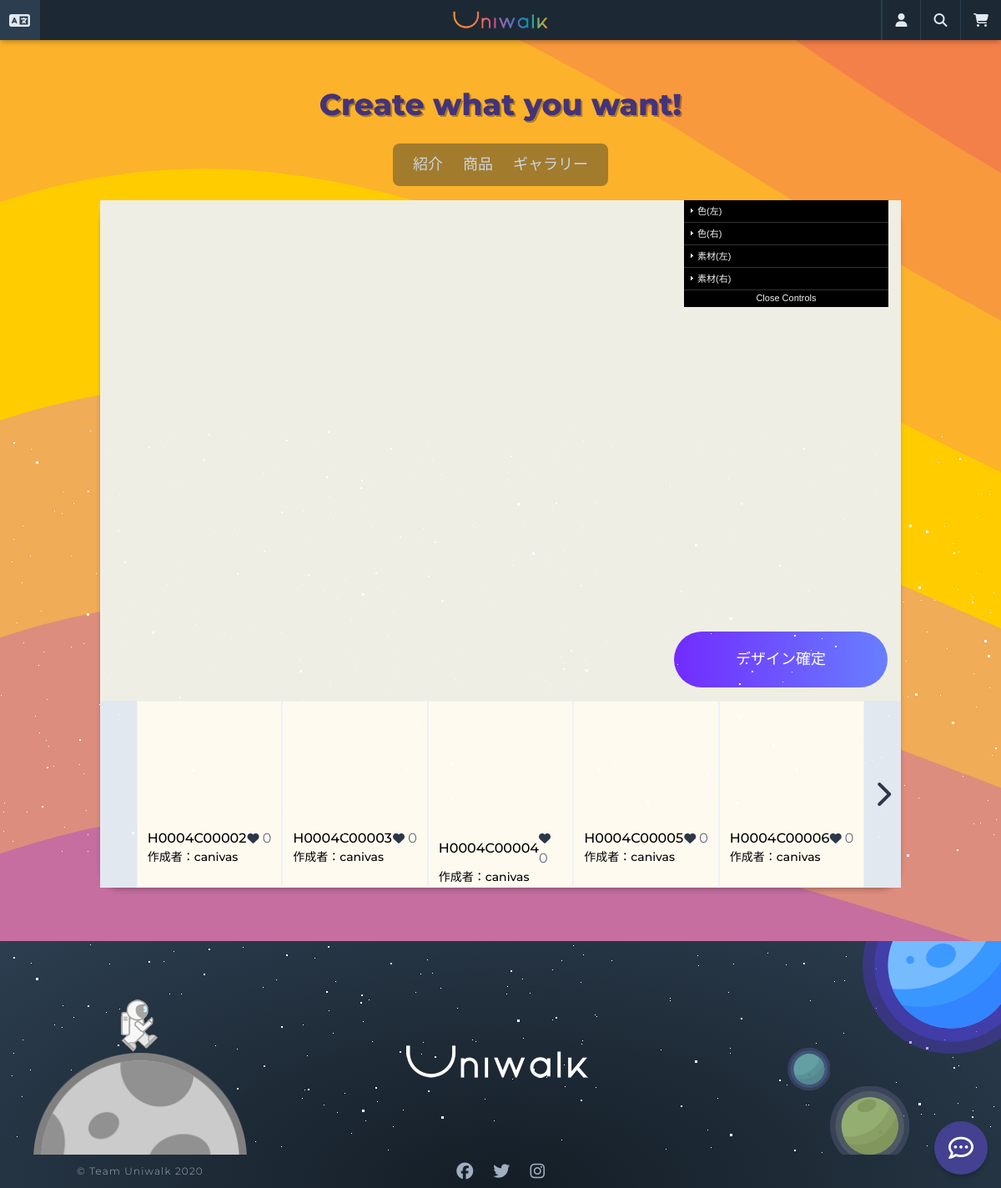
Screenshot of /designs/customize/10/ with the database file from the repository.
### designs/models.py (models this page shows, shortened)
class Design(core_models.TimeStampedModel):
    user = models.ForeignKey(
        "users.User",
        related_name="design",
        verbose_name=_("ユーザ"),
        on_delete=models.SET_NULL,
        null=True,
        blank=True,
    )
    product = models.ForeignKey(
        "products.Product",
        related_name="design",
        verbose_name=_("商品"),
        on_delete=models.SET_NULL,
        null=True,
        blank=True,
    )
    outsole_color_left = models.CharField("アウトソール色(左)", max_length=7)
    outsole_material_left = models.ForeignKey(
        "Material",
        verbose_name=_("アウトソール素材(左)"),
        related_name="outsole_material_left",
        on_delete=models.SET_NULL,
        blank=True,
        null=True,
    )
    midsole_color_left = models.CharField("ミッドソール色(左)", max_length=7)
    midsole_material_left = models.ForeignKey(
        "Material",
        verbose_name=_("ミッドソール素材(左)"),
        related_name="midsole_material_left",
        on_delete=models.SET_NULL,
        blank=True,
        null=True,
    )
    uppersole_color_left = models.CharField("アッパーソール色(左)", max_length=7)
    uppersole_material_left = models.ForeignKey(
        "Material",
        verbose_name=_("アッパーソール素材(左)"),
        related_name="uppersole_material_left",
        on_delete=models.SET_NULL,
        blank=True,
        null=True,
    )
    shoelace_color_left = models.CharField("シューレース色(左)", max_length=7)
    shoelace_material_left = models.ForeignKey(
        "Material",
        verbose_name=_("シューレース素材(左)"),
        related_name="shoelace_material_left",
        on_delete=models.SET_NULL,
        blank=True,
        null=True,
    )
    tongue_color_left = models.CharField("タン色(左)", max_length=7)
    tongue_material_left = models.ForeignKey(
        "Material",
        verbose_name=_("タン素材(左)"),
        related_name="tongue_material_left",
        on_delete=models.SET_NULL,
        blank=True,
        null=True,
    )
    outsole_color_right = models.CharField("アウトソール色(右)", max_length=7)
    outsole_material_right = models.ForeignKey(
        "Material",
        verbose_name=_("アウトソール素材(右)"),
        related_name="outsole_material_right",
        on_delete=models.SET_NULL,
        blank=True,
        null=True,
    )
    midsole_color_right = models.CharField("ミッドソール色(右)", max_length=7)
    midsole_material_right = models.ForeignKey(
        "Material",
        verbose_name=_("ミッドソール素材(右)"),
        related_name="midsole_material_right",
        on_delete=models.SET_NULL,
        blank=True,
        null=True,
    )
    uppersole_color_right = models.CharField("アッパーソール色(右)", max_length=7)
    uppersole_material_right = models.ForeignKey(
        "Material",
        verbose_name=_("アッパーソール素材(右)"),
        related_name="uppersole_material_right",
        on_delete=models.SET_NULL,
        blank=True,
        null=True,
    )
    shoelace_color_right = models.CharField("シューレース色(右)", max_length=7)
    shoelace_material_right = models.ForeignKey(
        "Material",
        verbose_name=_("シューレース素材(右)"),
        related_name="shoelace_material_right",
        on_delete=models.SET_NULL,
        blank=True,
        null=True,
    )
    tongue_color_right = models.CharField("タン色(右)", max_length=7)
    tongue_material_right = models.ForeignKey(
        "Material",
        verbose_name=_("タン素材(右)"),
        related_name="tongue_material_right",
        on_delete=models.SET_NULL,
        blank=True,
        null=True,
    )
    design_number = models.CharField(
        _("番号"), max_length=40, default=create_custom_design_code, blank=True, null=True
    )
    customize_code = models.CharField(_("カスタマイズデザインコード"), max_length=11)
    likes = models.ManyToManyField("users.User", verbose_name=_("いいねユーザ"), related_name="likes")
    class Meta:
        verbose_name = _("デザイン")
        verbose_name_plural = _("デザイン")
    @property
    def first_image(self):
        try:
            (image,) = self.images.all()[:1]
            return image.front.url
        except ValueError:
            return None
    @property
    def total_likes(self):
        return self.likes.count()

class Image(models.Model):
    design = models.ForeignKey(
        "Design",
        related_name="images",
        verbose_name=_("デザインid"),
        on_delete=models.CASCADE,
        null=True,
        blank=True,
    )
    front = models.ImageField(_("正面"), upload_to="designs")
    side = models.ImageField(_("側面"), upload_to="designs")
    up = models.ImageField(_("上面"), upload_to="designs")
    down = models.ImageField(_("下面"), upload_to="designs")
    class Meta:
        verbose_name = _("デザインイメージ")
        verbose_name_plural = _("デザインイメージ")

### users/models.py (models this page shows, shortened)
class User(AbstractUser):
    GENDER_MALE = "M"
    GENDER_FEMALE = "F"
    GENDER_OTHER = "O"
    GENDER_CHOICES = (
        ("", _("--性別--")),
        (GENDER_MALE, _("男性")),
        (GENDER_FEMALE, _("女性")),
        (GENDER_OTHER, _("その他")),
    )
    PREF_CHOICES = JP_PREFECTURES
    username = None
    email = models.EmailField(_("メールアドレス"), unique=True)
    first_name_kana = models.CharField(_("名(カナ)"), blank=True, max_length=30)
    last_name_kana = models.CharField(_("姓(カナ)"), blank=True, max_length=30)
    gender = models.CharField(
        _("性別"), blank=True, choices=GENDER_CHOICES, max_length=10
    )
    birthday = models.DateField(_("生年月日"), blank=True, null=True)
    phone_number = PhoneNumberField(_("電話番号"), blank=True, null=True)
    postal_code = JPPostalCodeModelField(_("郵便番号"), blank=True, null=True)
    prefecture = JPPrefectureField(_("都道府県"), blank=True, null=True)
    address_city = models.CharField(_("市区町村番地"), max_length=40, blank=True, null=True)
    address_detail = models.CharField(_("建物名・号室"), max_length=40, blank=True, null=True)
    stripe_customer_id = models.CharField(max_length=50, blank=True, null=True)
    member_number = models.CharField(
        max_length=40, default=create_member_number, blank=True, null=True
    )
    member_code = models.CharField(_("会員番号"), max_length=40, blank=True, null=True)
    USERNAME_FIELD = "email"
    REQUIRED_FIELDS = []
    objects = CustomUserManager()
    def get_email_name(self):
        return self.email.split("@")[0]

### designs/views.py (the view, shortened to what this page needs)
# urls.py: path("customize/<int:pk>/", views.CustomizeView.as_view(), name="customize"),
class CustomizeView(ListView):
    model = models.Design
    template_name = "designs/design-customize.html"
    context_object_name = "designs"
    paginate_by = 5
    def get_template_names(self):
        if self.request.is_ajax():
            return ["mixins/designs/related_design_card.html"]
        return super(CustomizeView, self).get_template_names()
    def get_queryset(self):
        pk = self.kwargs.get("pk")
        designs = (
            models.Design.objects.filter(product=pk).exclude(user__isnull=True).all()
        )
        return sorted(designs, key=lambda design: design.total_likes, reverse=True)
    def get_context_data(self, *args, **kwargs):
        pk = self.kwargs.get("pk")
        materials = design_models.Material.objects.all().order_by("created")
        context = super(CustomizeView, self).get_context_data(*args, **kwargs)
        for material in materials:
            context["mat" + str(material.pk)] = material
        context["product"] = product_models.Product.objects.get(pk=pk)
        context["template"] = product_models.Template.objects.get(product=pk)
        context["form"] = forms.CustomizeForm()
        return context

### carts/context_processors.py (called while the page is built)
def counter(request):
    item_count = 0
    if "admin" in request.META["PATH_INFO"]:
        return {}
    else:
        try:
            cart = Cart.objects.get(session_key=_session_key(request))
            cart_items = CartItem.objects.all().filter(cart=cart, active=True)
            for cart_item in cart_items:
                item_count += cart_item.quantity
        except Cart.DoesNotExist:
            item_count = 0
    return dict(item_count=item_count)

### carts/views.py (called while the page is built)
def _session_key(request):
    cart = request.session.session_key
    if not cart:
        cart = request.session.create()
    return cart

### designs/models.py (called while the page is built)
def create_custom_design_code():
    last_design = Design.objects.all().order_by("pk").last()
    if not last_design:
        return "00001"
    design_number = last_design.design_number
    design_int = int(design_number)
    no_width = 5
    new_design_int = design_int + 1
    formatted = (no_width - len(str(new_design_int))) * "0" + str(new_design_int)
    new_design_number = str(formatted)
    return new_design_number

### templates/designs/design-customize.html (shortened to what this page needs)
{% extends "base.html" %}
{% load i18n static js %}
{% block content %}
<div class="mx-auto w-full min-h-75vh">
    <form method="POST" id="main-form">
        <div id="screen" class="w-full h-75vh relative">
            <div id="guiContainer" class="absolute" style="right: 0px;"></div>
            <button class="btn w-64 absolute" style="bottom: 1rem; right: 1rem;">{% trans 'デザイン確定' %}</button>
        </div>
    </form>
    <div class="w-full flex">
        <div class="w-12 bg-gray-300">
        </div>
        <ul id="design_list" class="w-full h-56 flex">
            {% include 'mixins/designs/related_design_card.html' %}
        </ul>
        <div class="w-12 bg-gray-300">
            {% if page_obj.has_next %}
            <a href="" id="next_page" class="w-full block h-56 flex items-center justify-center">
                <i class="fas fa-chevron-right fa-2x"></i>
            </a>
            {% endif %}
        </div>
    </div>
</div>
{% endblock content %}

### templates/mixins/designs/related_design_card.html (shortened to what this page needs)
{% load i18n static js %}
{% if designs %}
{% for design in designs %}
<a id="design_{{ design.pk }}" class="block min-w-1/5 border border-gray-200 p-3 cursor-pointer">
    <form id="form_{{ design.pk }}" action="{% url 'designs:apply' %}" method="POST" class="design-form w-full h-full">
        <div class="w-full h-2/3 bg-cover bg-center mb-2" style="background-image: url({{ design.first_image }});">
        </div>
        <div class="flex justify-between items-center">
            <span class="text-black block font-medium">{{ design.customize_code }}</span>
            <span><i class="fas fa-heart text-sm"></i> {{ design.total_likes }}</span>
        </div>
        <div class="overflow-hidden text-left">
            <span class="text-sm text-black block font-medium">作成者：{{ design.user.get_email_name }}</span>
        </div>
    </form>
</a>
{% endfor %}
{% else %}
<p class="flex justify-center items-center font-semibold w-full text-center text-2xl">
    <i class="fas fa-dizzy fa-2x text-purple-500"></i> <span class="ml-5">{% trans 'デザインパレットが存在しません。' %}</span>
</p>
{% endif %}

### rows the page displays
Design: customize_code "H0004C00002", total_likes "0", user.get_email_name "canivas"
Design: customize_code "H0004C00003", total_likes "0", user.get_email_name "canivas"
Design: customize_code "H0004C00004", total_likes "0", user.get_email_name "canivas"
Design: customize_code "H0004C00005", total_likes "0", user.get_email_name "canivas"
Design: customize_code "H0004C00006", total_likes "0", user.get_email_name "canivas"
